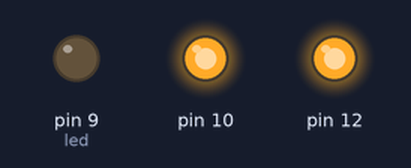
Simulated run of this sketch. Board: Arduino Uno, built with avr-gcc and run on an emulated ATmega328P. Parts: output pins drawn as LEDs (lit = HIGH).

Above: at 0.1 s.
At 3.05 s:
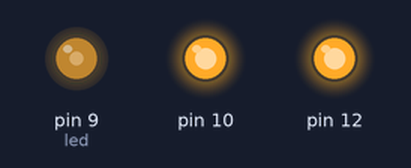
At 6.05 s:
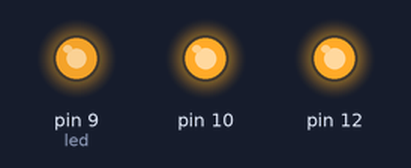
At 9.05 s:
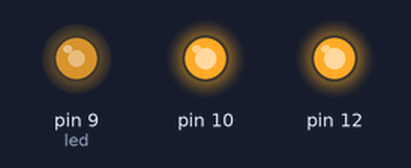
At 12.05 s:
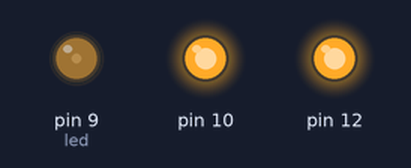
Timing chart, 0 to 17.2 s (numbered marks = the images above):
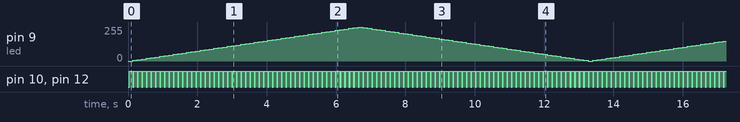

The sketch:

sketch_sep25a.ino
```cpp
int led = 9;
int brightness = 0;
int fadeAmount = 5;

void setup()
{
  //Set Pins 13, 9, and 7 as outputs.
  //Some Arduino Boards have a built-in LED on pin 13, while some have it on
  //pin 9 and others, like Adafruit FLORA, on 7
  //Enabling all 3 this way, we can support most, if not all, Arduino boards.
  pinMode(12, OUTPUT);
  pinMode(led, OUTPUT);
  pinMode(10, OUTPUT);
}

void loop()
{
  analogWrite(led, brightness);
  brightness = brightness + fadeAmount;

  if (brightness <= 0 || brightness >= 255) {
    fadeAmount = -fadeAmount;
  }
  delay(30);

  if (fadeAmount % 5 == 0){
    //Set the LED pins to HIGH. This gives power to the LED and turns it on
  digitalWrite(12, HIGH);
//  digitalWrite(9, HIGH);
  digitalWrite(10, HIGH);
  //Wait for a second
  delay(100);
  }

  //Set the LED pins to LOW. This turns it off
  digitalWrite(12, LOW);
//  digitalWrite(9, LOW);
  digitalWrite(10, LOW);
}
```

Measured:
- by itself, pin 10, pin 12: alternates HIGH for 0.10 s and LOW for 0.03 s
